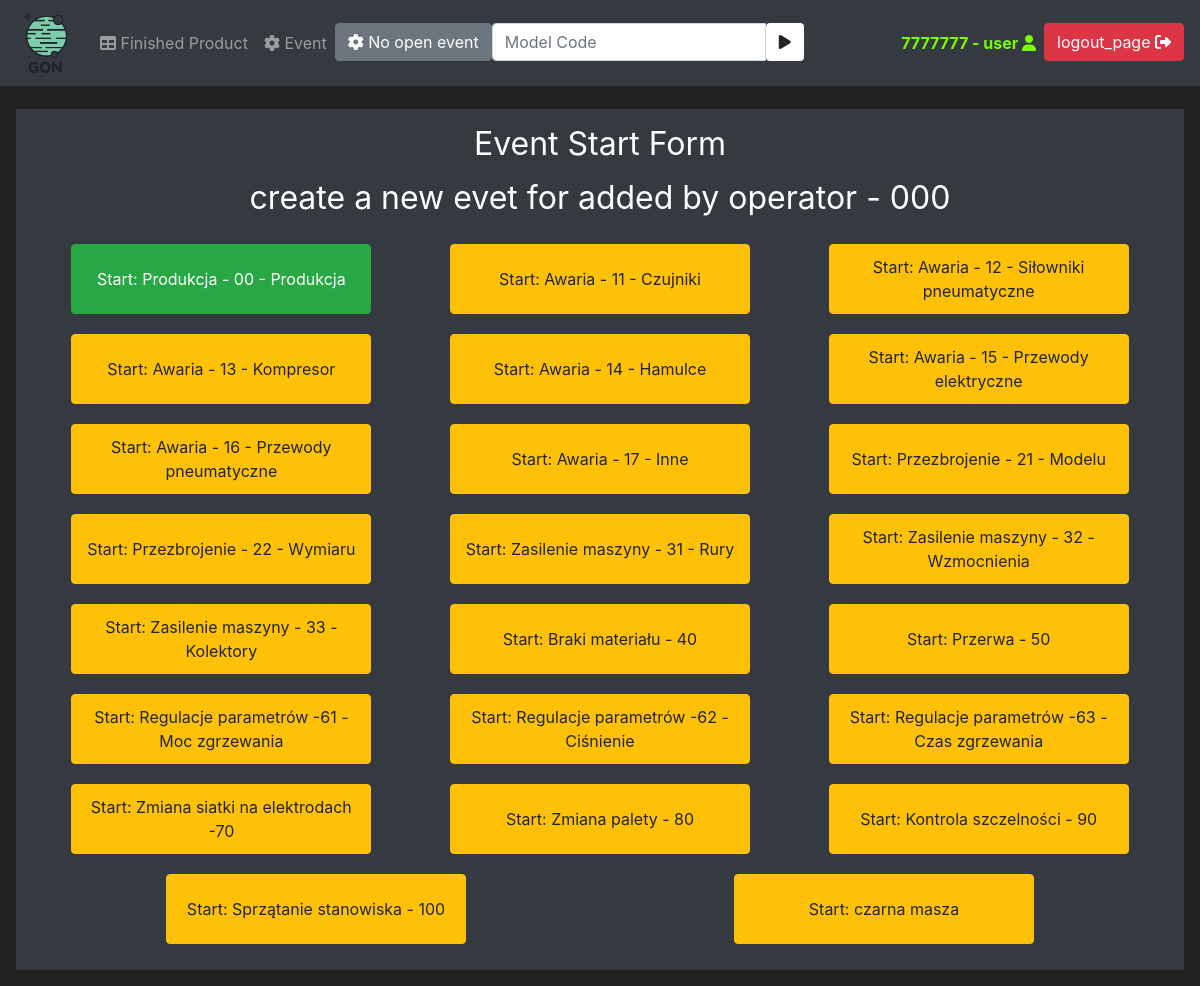
Page /eventStartStop (signed in) on the committed database.
### mainApp/models/user.py (models this page shows, shortened)
class User(UserMixin, db.Model):
    id = db.Column(db.Integer, primary_key=True, unique=True)
    username = db.Column(db.String(100), unique=True)
    password_hash = db.Column(db.String())
    email_address = db.Column(db.String())
    role = db.Column(db.Integer)

### mainApp/models/product.py (models this page shows, shortened)
class Product(db.Model):
    id = db.Column(db.Integer, primary_key=True)
    modelCode = db.Column(db.String(20), unique=True)
    modelName = db.Column(db.String(20))
    orderStatus = db.Column(db.String(20))
    startDate = db.Column(db.Integer)
    executionDate = db.Column(db.Integer)

### mainApp/models/status.py (models this page shows, shortened)
class Status(db.Model):
    id = db.Column(db.Integer, primary_key=True)
    statusCode = db.Column(db.Integer)
    statusName = db.Column(db.String(20), unique=True)
    production = db.Column(db.String(20))

### mainApp/routes.py (the view, shortened to what this page needs)
@ app.route('/eventStartStop', methods=('GET', 'POST'))
@ login_required
def event_start_stop_page():
    eventStartForm = EventStartForm()
    eventCloseForm = EventCloseForm()
    now = datetime.today()
    now = now.timestamp()
    now = int(now)
    print(now)
    openProductList = Product.query.filter(or_(Product.orderStatus == "Open", and_(
        Product.orderStatus == "Auto", Product.startDate <= now, Product.executionDate >= now)))
    statusList = Status.query.all()
    openEventList = Event.query.filter(Event.endDate == None )
    openStatuses = openStatusesCounter()
    return render_template('eventStartForm.html', openProductList=openProductList, statusList=statusList, openEventList=openEventList, eventStartForm=eventStartForm, eventCloseForm=eventCloseForm, openStatuses = openStatuses)

### mainApp/forms.py
class EventStartForm(FlaskForm):
    submit = SubmitField(label="Start Event")

class EventCloseForm(FlaskForm):
    okCounter = IntegerField(label="Ok Counter:", validators=[DataRequired()])
    nokCounter = IntegerField(label="Nok Counter:", validators=[DataRequired()])
    submit = SubmitField(label="Close Event")

### mainApp/models/user.py (called while the page is built)
@login_manager.user_loader
def load_user(user_id):
    return User.query.get(int(user_id))

### mainApp/routes.py (called while the page is built)
def openStatusesCounter():
    openEventCounter = 0
    activEventsList = Event.query.filter(Event.endDate == None)
    for  activEventList in activEventsList:
        openEventCounter += 1
    return openEventCounter

### mainApp/templates/eventStartForm.html (shortened to what this page needs)
{% extends 'base.html' %}
{% block content %}
{% set activeTask = namespace(activeTask=false) %}
{% set activeTask = namespace(activeStatus=false) %}
<div class="text-center">
    <div class="container">
        <h1 class="h2 mb-3 font-weight-normal">
            {{ _('Event Start Form')}}
        </h1>
        {% for openProduct in openProductList %}
        <h3 class="h2 mb-3 font-weight-normal">
            {{ _('create a new evet for')}} {{openProduct.modelName}} - {{ openProduct.modelCode}}
        </h3>
        <div class="row">
            {% for status in statusList %}
            {% for openEvent in openEventList %}
            {% if openEvent.idProd == openProduct.id and openEvent.idStatus == status.id%}
            {% set activeTask.activeTask = True %}
            {% endif %}
            {% endfor %}
            {% endfor %}
            {% for status in statusList %}
            {% if status.production == "Prod" and not activeTask.activeTask %}
            <div class="col text-center">
                <button class="btn btn-outline btn-success buttonFull" data-toggle="modal"
                    data-target="#Modal-Start-{{openProduct.id}}-{{status.id}}-{{current_user.id}}">Start: {{
                    status.statusName }}</button>
            </div>
            {% endif %}
            {% if status.production == "Error" and not activeTask.activeTask %}
            <div class="col text-center">
                <button class="btn btn-outline btn-warning buttonFull" data-toggle="modal"
                    data-target="#Modal-Start-{{openProduct.id}}-{{status.id}}-{{current_user.id}}">Start: {{
                    status.statusName }}</button>
            </div>
            {% endif %}
            {% set activeTask.activeStatus = False %}
            {% endfor %}
        </div>
        {% set activeTask.activeTask = False %}
        {% endfor %}
    </div>
</div>
{% endblock %}

### mainApp/templates/base.html (shortened to what this page needs)
<!doctype html>
<html lang="en">
<head>
   <link rel="stylesheet" href="https://cdn.jsdelivr.net/npm/bootstrap@4.5.3/dist/css/bootstrap.min.css"
>
   <link rel="stylesheet" href="https://cdnjs.cloudflare.com/ajax/libs/font-awesome/4.7.0/css/font-awesome.min.css">
</head>
<body>
   <nav class="navbar navbar-expand-md navbar-dark bg-dark fixed-top">
      <a class="navbar-brand" href="{{url_for('home_page')}}"><img src="/static/LogoBIG.png" alt="..." height="60"
            class="d-inline-block"></a>
      <div class="collapse navbar-collapse" id="navbarNav">
         <ul class="navbar-nav mr-auto">
            <li class="nav-item">
               <a class="nav-link" href="{{url_for('product_finished_table_page')}}"><i class='fa fa-table'></i> {{ _('Finished Product')}}</a>
            </li>
            <li class="nav-item">
               <a class="nav-link" href="{{url_for('event_start_stop_page')}}"><i class='fa fa-cog'></i>
                  {{ _('Event')}}</a>
            </li>
            {% if openStatuses == 0%}
            <li class="nav-item">
               <a class="btn btn-secondary navbar-btn" href="#"><i class='fa fa-cog'></i>
                  No open event</a>
            </li>
            {% else %}
            <li class="nav-item">
               <a class="btn btn-danger navbar-btn" href="{{url_for('event_all_stop_page')}}"><i class='fa fa-hand-paper-o'></i><i class='fa fa-cog fa-spin'></i>
                  {{ _('Force STOP')}} {{openStatuses}} {{ _('event')}}</a>
            </li>
            {% endif %}
            {% if current_user.is_authenticated %}
            <form method="POST" class="navbar-form navbar-left" action="{{url_for('active_product_page')}}">
               <div class="input-group">
                  <input type="text" class="form-control" placeholder="Model Code" name="modelCode" autofocus="autofocus">
                  <div class="input-group-btn">
                     <button class="btn btn-default bg-white" type="submit">
                        <i class="fa fa-play"></i>
                     </button>
                  </div>
               </div>
            </form>
            {% endif %}
         </ul>
         {% if current_user.is_authenticated %}
         <ul class="navbar-nav">
            <li class="nav-item">
               <a class="nav-link" style="color: lawngreen; font-weight: bold" href="#">{{current_user.username}}
                   - {{ current_user.role }} <i class='fa fa-user'></i></a>
            </li>
            <li class="nav-item">
               <a class="btn btn-danger navbar-btn" href="{{url_for('logout_page')}}">{{ _('logout_page')}} <i
                     class='fa fa-sign-out'></i></a>
            </li>
         </ul>
         {% endif %}
      </div>
   </nav>
   <br>
   <div class="position-relative overflow-hidden p-3 p-md-3 m-md-3 text-center bg-dark" style="color:white">
      {% block content %}
      {% endblock %}
   </div>
</body>
</html>

### mainApp/templates/base.html (style rules this page uses)
body { background-color: #212121; color: white }
.buttonFull { width: 300px !important; height: 70px !important; margin: 10px; }

### rows in the picture
User: username "7777777", role "user"
Product: modelName "added by operator", modelCode "000"
Status: statusName "Produkcja - 00 - Produkcja"
Status: statusName "Awaria - 11 - Czujniki"
Status: statusName "Awaria - 12 - Siłowniki pneumatyczne"
Status: statusName "Awaria - 13 - Kompresor"
Status: statusName "Awaria - 14 - Hamulce"
Status: statusName "Awaria - 15 - Przewody elektryczne"
Status: statusName "Awaria - 16 - Przewody pneumatyczne"
Status: statusName "Awaria - 17 - Inne"
Status: statusName "Przezbrojenie - 21 - Modelu"
Status: statusName "Przezbrojenie - 22 - Wymiaru"
Status: statusName "Zasilenie maszyny - 31 - Rury"
Status: statusName "Zasilenie maszyny - 32 - Wzmocnienia"
Status: statusName "Zasilenie maszyny - 33 - Kolektory"
Status: statusName "Braki materiału - 40"
Status: statusName "Przerwa - 50"
Status: statusName "Regulacje parametrów -61 - Moc zgrzewania"
Status: statusName "Regulacje parametrów -62 - Ciśnienie"
Status: statusName "Regulacje parametrów -63 - Czas zgrzewania"
Status: statusName "Zmiana siatki na elektrodach -70"
Status: statusName "Zmiana palety - 80"
Status: statusName "Kontrola szczelności - 90"
Status: statusName "Sprzątanie stanowiska - 100"
Status: statusName "czarna masza"
